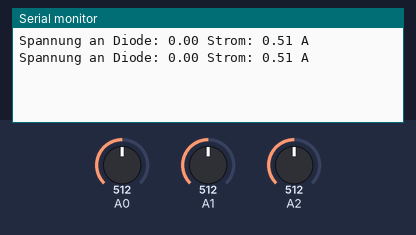
A sketch run on a simulated Arduino Uno, built with avr-gcc and run on an emulated ATmega328P. On the bench: the last lines printed to the serial monitor. Inputs (shaded band) come from the test bench; at power-on: A0 = 512, A1 = 512, A2 = 512.

Above: at 1.8 s.
1.9 s: A0 set to 716
At 2.8 s:
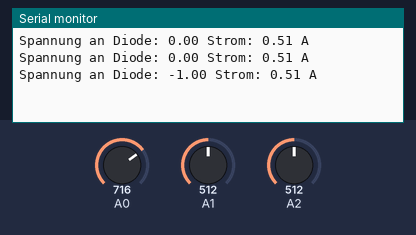
3.4 s: A1 set to 716
At 4.7 s:
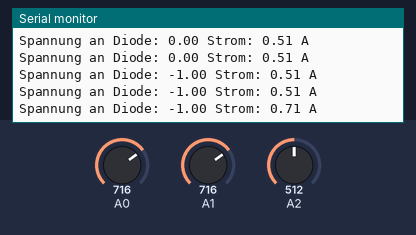
4.9 s: A2 set to 716
At 5.7 s:
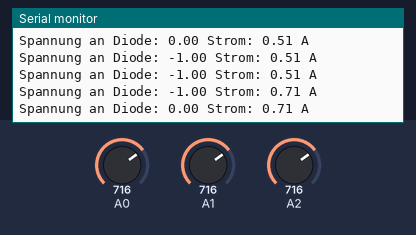
6.4 s: A0 set to 900
At 7.3 s:
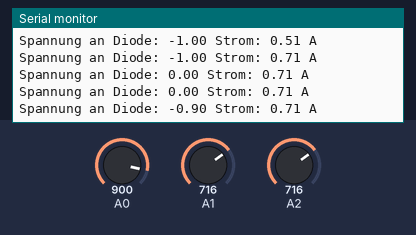
7.9 s: A1 set to 900
At 8.8 s:
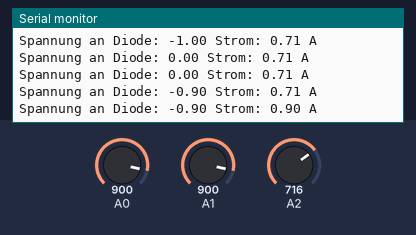
9.4 s: A2 set to 900
At 10.8 s:
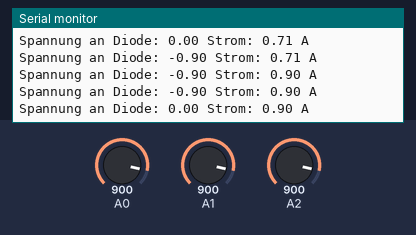
Timing chart, 0 to 11.9 s (numbered marks = the images above; inputs shaded):
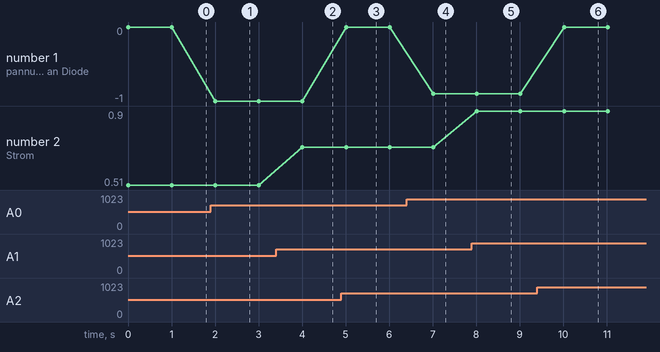

Measured:
- after the input at 1.9 s, the serial monitor: prints a new line after 0.11 s (image 1)
- after the input at 3.4 s, the serial monitor: prints a new line after 0.61 s (image 2)
- after the input at 4.9 s, the serial monitor: prints a new line after 0.11 s (image 3)
- after the input at 6.4 s, the serial monitor: prints a new line after 0.61 s (image 4)
- after the input at 7.9 s, the serial monitor: prints a new line after 0.11 s (image 5)
- after the input at 9.4 s, the serial monitor: prints a new line after 0.62 s (image 6)
- plotted number 1: 0 → -1 after the input at 1.9 s, -1 → 0 after the input at 4.9 s, 0 → -0.9 after the input at 6.4 s, -0.9 → 0 after the input at 9.4 s
- plotted number 2: 0.51 → 0.71 after the input at 3.4 s, 0.71 → 0.9 after the input at 7.9 s

The sketch:

Spannungmessen.ino
```cpp
void setup() {
  // put your setup code here, to run once:
  Serial.begin(9600);
  pinMode(A0, INPUT);
  pinMode(A1, INPUT);
  pinMode(A2, INPUT);
}

void loop() {
  // put your main code here, to run repeatedly:
float spannung = analogRead(A2) * 5.0 / 1023;
float spannungA0 = analogRead(A0) * 5.0 / 1023;
float spannungA1 = analogRead(A1) * 5.0 / 1023;

  Serial.println();

  Serial.print("Spannung an Diode: ");
  Serial.print(spannung - spannungA0);
  Serial.print(" Strom: ");
  Serial.print(spannungA1/4.9);
  Serial.println(" A");
  delay(1000);

}
```
